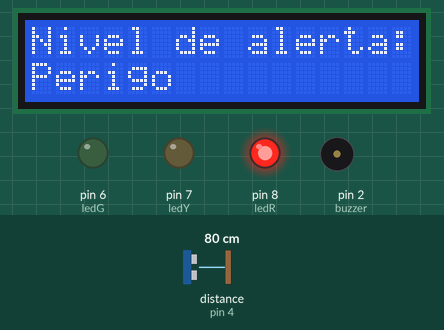
This sketch was run on a simulated Arduino Uno, built with avr-gcc and run on an emulated ATmega328P. Shown: 16×2 character LCD, output pins drawn as LEDs (lit = HIGH), buzzer (waves = sounding, pin HIGH). Wiring (inferred from the names in the program): ultrasonic range finder: trigger pin 5; echo pin 4. Inputs (shaded band) come from the test bench; at power-on: distance to the obstacle (sensor on pin 4) 80 cm. The echo pulse lasts 58.3 µs per cm; pins used as bus, display or sensor lines are not drawn.

Above: at 3.1 s.
3.2 s: distance to the obstacle (sensor on pin 4) set to 76 cm
At 5.9 s:
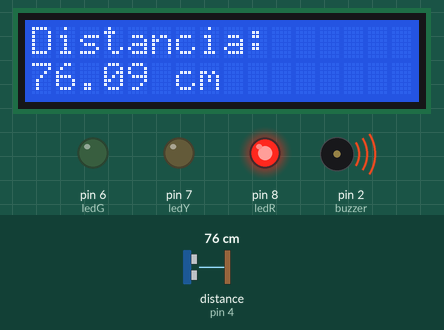
6.2 s: distance to the obstacle (sensor on pin 4) set to 120 cm
At 8.3 s:
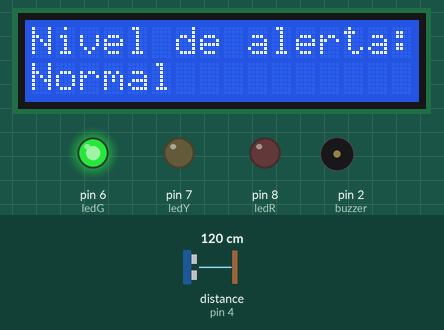
9.0 s: distance to the obstacle (sensor on pin 4) set to 104 cm
At 11.2 s:
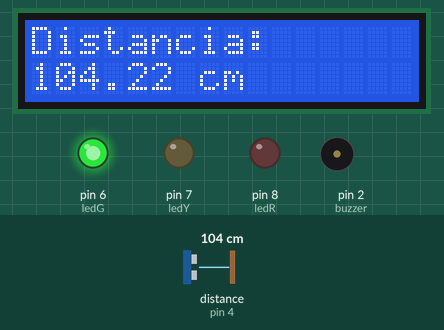
11.5 s: distance to the obstacle (sensor on pin 4) set to 95 cm
At 13.3 s:
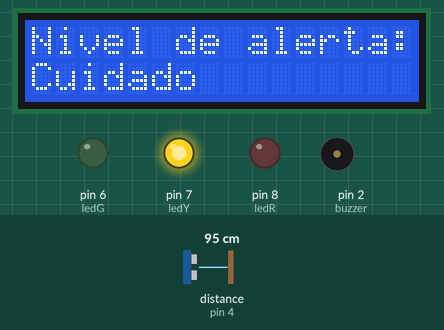
14.0 s: distance to the obstacle (sensor on pin 4) set to 85 cm
At 16.2 s:
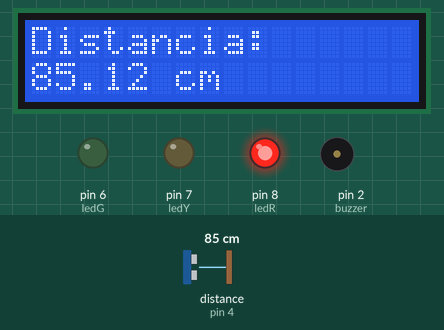
16.5 s: distance to the obstacle (sensor on pin 4) set to 2 cm
At 18.5 s:
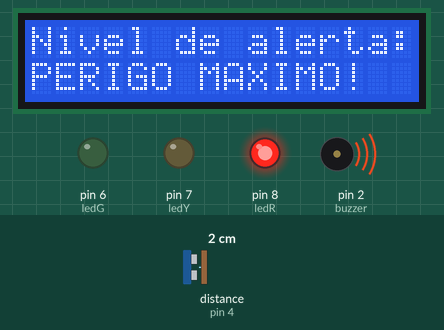
Timing chart, 0 to 20.0 s (numbered marks = the images above; inputs shaded):
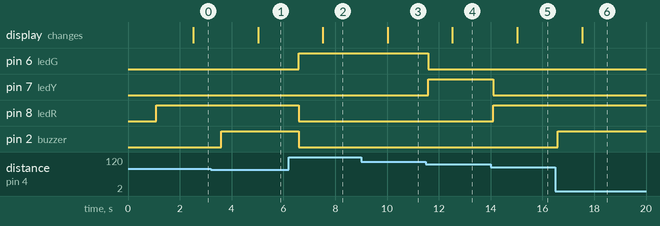

The sketch:

main.ino
```cpp
#include <Wire.h>
#include <LiquidCrystal_I2C.h>

#define col 16
#define lin 2
#define ende 0x27 // Endereço I2C do LCD
#define trigger 5 // Pino Trigger do sensor ultrassônico
#define echo 4    // Pino Echo do sensor ultrassônico
#define ledG 6    // LED Verde
#define ledY 7    // LED Amarelo
#define ledR 8    // LED Vermelho
#define buzzer 2  // Buzzer

LiquidCrystal_I2C lcd(ende, col, lin);

// Variáveis globais para os dados
float distanciaAtual = 0;
String mensagemAlerta = "";

// Variáveis para controle do tempo com millis()
unsigned long previousMillisLeitura = 0;
const long intervaloLeitura = 500; // Reduzido para leituras mais frequentes, ajuste se necessário

unsigned long previousMillisDisplay = 0;
const long intervaloDisplay = 2500; // Intervalo para trocar a tela do LCD (ms)
int estadoDisplay = 0;              // 0 para tela Distancia, 1 para tela Alerta

void setup() {
  lcd.init();
  lcd.backlight();
  lcd.clear();

  Serial.begin(9600);

  pinMode(trigger, OUTPUT);
  pinMode(echo, INPUT);
  pinMode(ledG, OUTPUT);
  pinMode(ledY, OUTPUT);
  pinMode(ledR, OUTPUT);
  pinMode(buzzer, OUTPUT);

  lcd.setCursor(0, 0);
  lcd.print("AquaGuard");
  lcd.setCursor(0, 1);
  lcd.print("Iniciando...");
  delay(1000);
}

void loop() {
  unsigned long currentMillis = millis();

  // Bloco para Leitura do Sensor e Lógica de Alerta
  if (currentMillis - previousMillisLeitura >= intervaloLeitura) {
    previousMillisLeitura = currentMillis;

    // 1. Medir a distância
    digitalWrite(trigger, LOW);
    delayMicroseconds(5);
    digitalWrite(trigger, HIGH);
    delayMicroseconds(10);
    digitalWrite(trigger, LOW);

    distanciaAtual = pulseIn(echo, HIGH);
    distanciaAtual = distanciaAtual / 58.0; // converter para cm

    // 2. Determinar o nível de alerta e controlar LEDs/Buzzer
    digitalWrite(buzzer, LOW);
    if (distanciaAtual >= 100) {
      mensagemAlerta = "Normal";
      digitalWrite(ledG, HIGH);
      digitalWrite(ledY, LOW);
      digitalWrite(ledR, LOW);
    } else if (distanciaAtual >= 90) {
      mensagemAlerta = "Cuidado";
      digitalWrite(ledG, LOW);
      digitalWrite(ledY, HIGH);
      digitalWrite(ledR, LOW);
    } else if (distanciaAtual >= 80) {
      mensagemAlerta = "Perigo";
      digitalWrite(ledG, LOW);
      digitalWrite(ledY, LOW);
      digitalWrite(ledR, HIGH);
    } else {
      mensagemAlerta = "PERIGO MAXIMO!";
      digitalWrite(ledG, LOW);
      digitalWrite(ledY, LOW);
      digitalWrite(ledR, HIGH);
      digitalWrite(buzzer, HIGH);
    }
  }


  // Bloco para Atualização e Alternância do Display LCD
  if (currentMillis - previousMillisDisplay >= intervaloDisplay) {
    previousMillisDisplay = currentMillis;
    estadoDisplay = 1 - estadoDisplay; // Alterna entre 0 e 1

    lcd.clear();

    if (estadoDisplay == 0) {
      lcd.setCursor(0,0);
      lcd.print("Distancia: ");
      lcd.setCursor(0,1);
      lcd.print(distanciaAtual, 2);
      lcd.print(" cm");

    } else {
      lcd.setCursor(0, 0);
      lcd.print("Nivel de alerta:");

      lcd.setCursor(0, 1);
      lcd.print(mensagemAlerta);
    }
  }
}
```

Measured:
- the behaviour switches between 80 and 79 cm on distance to the obstacle (sensor on pin 4) (found by bisection; images 0 and 1)
- the behaviour switches between 100 and 99 cm on distance to the obstacle (sensor on pin 4) (found by bisection; images 3 and 4)
- the behaviour switches between 90 and 89 cm on distance to the obstacle (sensor on pin 4) (found by bisection; images 4 and 5)
- after the input at 3.2 s, pin 2 (buzzer): LOW → HIGH after 0.39 s; the display: changes after 1.8 s (image 1)
- after the input at 6.2 s, pin 6 (ledG): LOW → HIGH after 0.40 s; pin 8 (ledR), pin 2 (buzzer): HIGH → LOW after 0.40 s; the display: changes after 1.3 s (image 2)
- after the input at 9.0 s, the display: changes after 1.0 s (image 3)
- after the input at 11.5 s, pin 6 (ledG): HIGH → LOW after 0.10 s; pin 7 (ledY): LOW → HIGH after 0.10 s; the display: changes after 1.0 s (image 4)
- after the input at 14.0 s, pin 7 (ledY): HIGH → LOW after 0.09 s; pin 8 (ledR): LOW → HIGH after 0.09 s; the display: changes after 1.0 s (image 5)
- after the input at 16.5 s, pin 2 (buzzer): LOW → HIGH after 0.09 s; the display: changes after 1.0 s (image 6)
